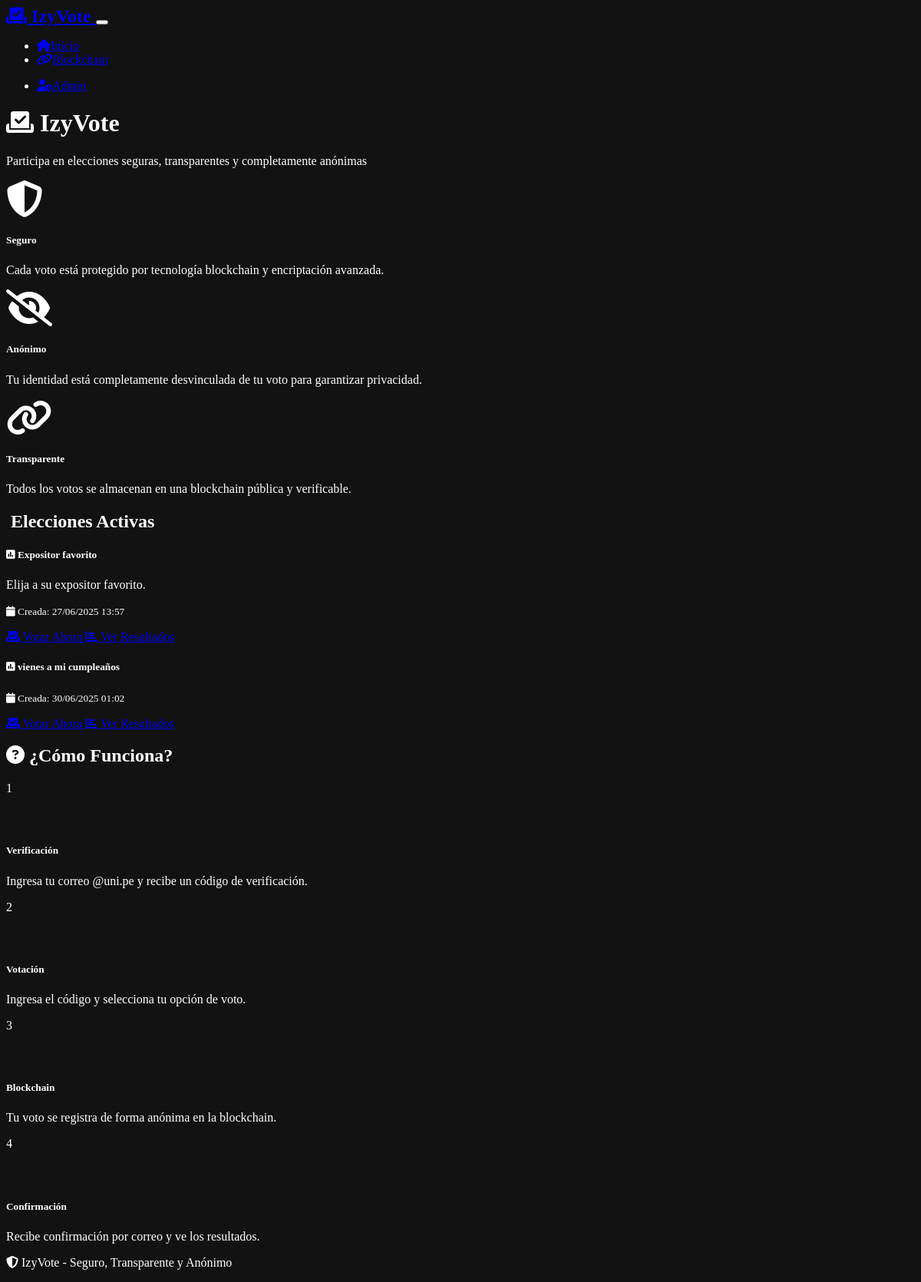
Before: / with the older database file.
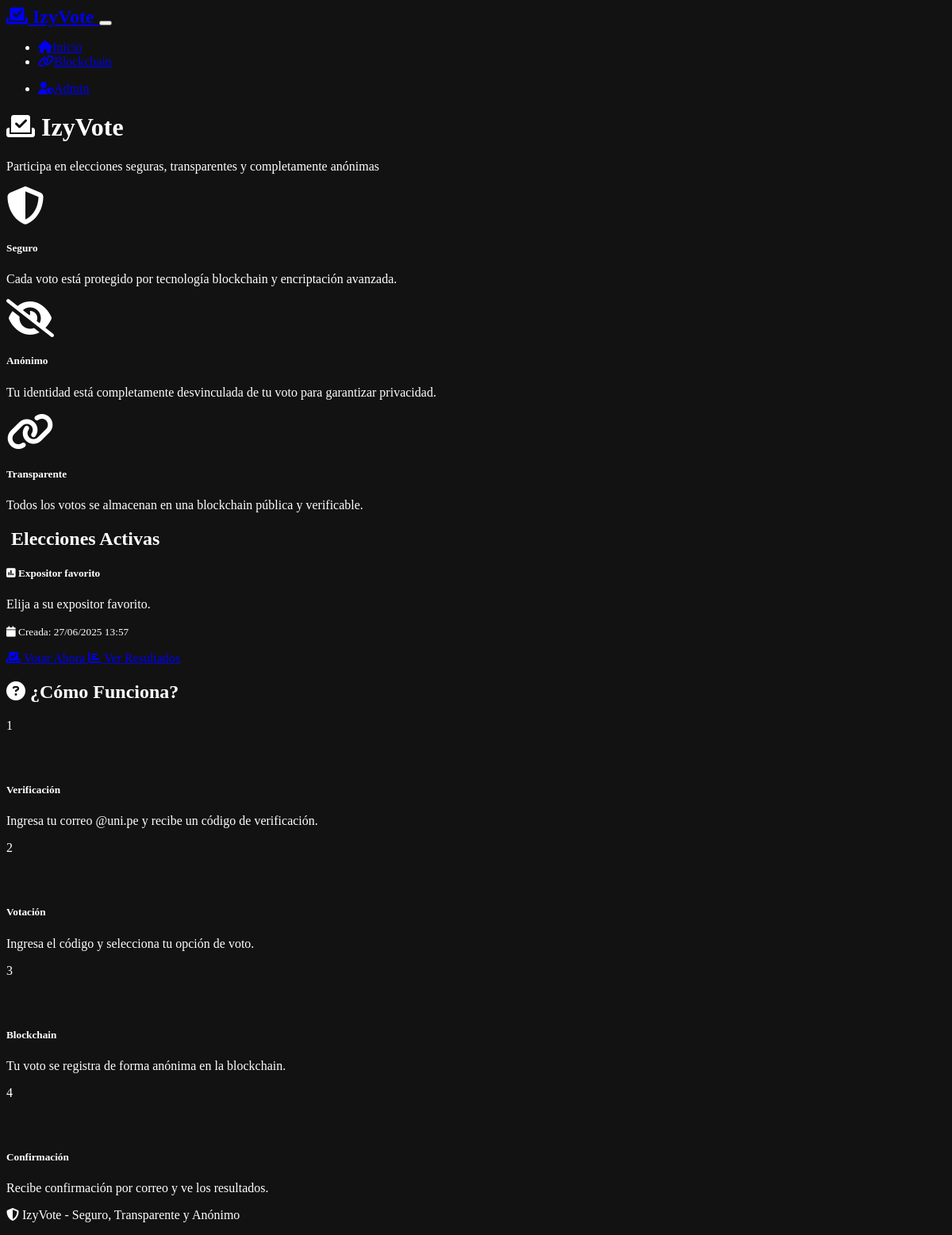
After: the same page with the newer database file.
### models.py (models this page shows, shortened)
class Election(db.Model):
    id = db.Column(db.Integer, primary_key=True)
    title = db.Column(db.String(200), nullable=False)
    description = db.Column(db.Text)
    options = db.Column(db.Text, nullable=False)  # JSON string para opciones de votación
    is_active = db.Column(db.Boolean, default=True)
    created_at = db.Column(db.DateTime, default=lambda: datetime.now(PERU_TZ).replace(tzinfo=None))

### routes.py (the view)
@app.route('/')
def index():
    active_elections = Election.query.filter_by(is_active=True).all()
    return render_template('index.html', elections=active_elections)

### templates/index.html (shortened to what the changed rows need)
{% extends "base.html" %}
{% block content %}
<div class="row">
    <div class="col-12">
        <div class="text-center mb-5">
            <h1 class="display-4 mb-3">
                <i class="fas fa-vote-yea text-primary me-3"></i>
                IzyVote
            </h1>
        </div>
    </div>
</div>
<div class="row">
    <div class="col-12">
        <h2 class="mb-4">
            Elecciones Activas
        </h2>
        {% if elections %}
            <div class="row">
                {% for election in elections %}
                    <div class="col-md-6 col-lg-4 mb-4">
                        <div class="card h-100 border-primary">
                            <div class="card-header bg-primary text-white">
                                <h5 class="card-title mb-0">
                                    <i class="fas fa-poll me-2"></i>
                                    {{ election.title }}
                                </h5>
                            </div>
                            <div class="card-body">
                                {% if election.description %}
                                    <p class="card-text">{{ election.description }}</p>
                                {% endif %}
                                <p class="card-text">
                                    <small class="text-muted">
                                        <i class="fas fa-calendar me-1"></i>
                                        Creada: {{ election.created_at.strftime('%d/%m/%Y %H:%M') }}
                                    </small>
                                </p>
                                <div class="d-grid gap-2">
                                    <a href="{{ url_for('verify_email', election_id=election.id) }}"
                                       class="btn btn-primary">
                                        <i class="fas fa-vote-yea me-2"></i>
                                    </a>
                                    <a href="{{ url_for('results', election_id=election.id) }}"
                                       class="btn btn-outline-secondary">
                                        <i class="fas fa-chart-bar me-2"></i>
                                    </a>
                                </div>
                            </div>
                        </div>
                    </div>
                {% endfor %}
            </div>
        {% else %}
            <div class="text-center py-5">
                <i class="fas fa-inbox fa-4x text-muted mb-3"></i>
                <h4 class="text-muted">No hay elecciones activas</h4>
                <p class="text-muted">Las elecciones aparecerán aquí cuando estén disponibles.</p>
            </div>
        {% endif %}
    </div>
</div>
<div class="row mt-5">
    <div class="col-12">
        <h2 class="mb-4">
            <i class="fas fa-question-circle me-2"></i>
            ¿Cómo Funciona?
        </h2>
    </div>
</div>
{% endblock %}

Changed rows visible on the page:
no longer on this page (row edited): Election: title "vienes a mi cumpleaños", created_at "30/06/2025 01:02"
